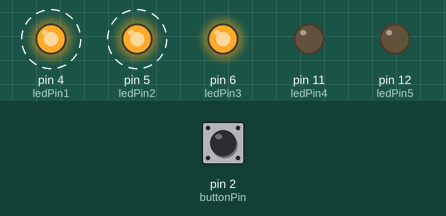
This sketch was run on a simulated Arduino Uno, built with avr-gcc and run on an emulated ATmega328P. Parts: output pins drawn as LEDs (lit = HIGH). Dashed ring = blinking. The test bench sets the inputs (shaded band); at power-on: pin 2 (buttonPin) LOW.

Above: at 4.8 s.
4.9 s: pin 2 (buttonPin) pulled HIGH for 2.35 s
At 6.6 s:
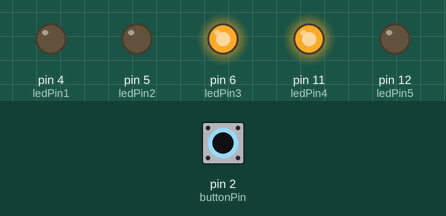
11.5 s: pin 2 (buttonPin) driven HIGH
At 12.3 s:
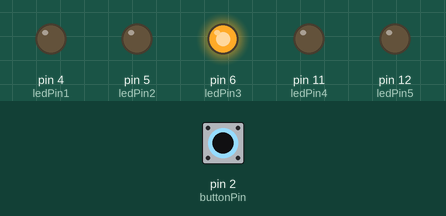
17.5 s: pin 2 (buttonPin) driven LOW
At 18.8 s:
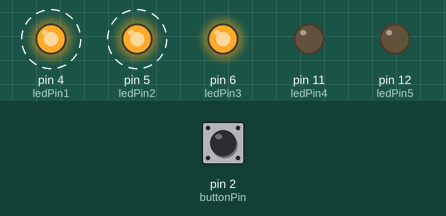
23.5 s: pin 2 (buttonPin) driven HIGH
At 32.4 s:
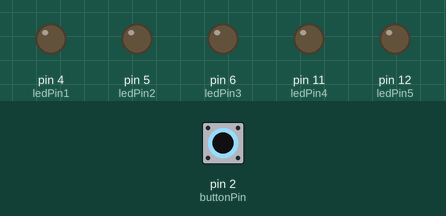
Timing chart, 0 to 36.5 s (numbered marks = the images above; inputs shaded):
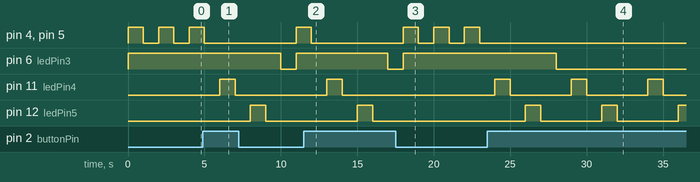

The sketch:

praktical.ino
```cpp
const int buttonPin = 2;
const int ledPin1 = 4;
const int ledPin2 = 5;
const int ledPin3 = 6;
const int ledPin4 = 11;
const int ledPin5 = 12;
int buttonState = 0;

void setup() {
  // put your setup code here, to run once:
  pinMode(ledPin1, OUTPUT);
  pinMode(ledPin2, OUTPUT);
  pinMode(ledPin3, OUTPUT);
  pinMode(ledPin4, OUTPUT);
  pinMode(ledPin5, OUTPUT);
  pinMode(buttonPin, INPUT);


}
void button1() {
  digitalWrite(ledPin4, HIGH);
  delay(1000);
  digitalWrite(ledPin4, LOW);
  delay(1000);
  digitalWrite(ledPin5, HIGH);
  delay(1000);
  digitalWrite(ledPin5, LOW);
  delay(1000);

}
void low() {
  digitalWrite(ledPin3,HIGH);
  digitalWrite(ledPin1, HIGH);
  digitalWrite(ledPin2, HIGH);
  delay(1000);
  digitalWrite(ledPin1, LOW);
  digitalWrite(ledPin2, LOW);
  delay(1000);


}

void loop() {
  // put your main code here, to run repeatedly:
  buttonState = digitalRead(buttonPin);
  if(buttonState == HIGH){
    button1();
    digitalWrite(ledPin3, LOW);
    delay(1000);
  } else {
    low();
  }

}
```

Measured:
- after the input at 4.9 s, pin 6 (ledPin3): HIGH → LOW after 5.1 s, → HIGH 1.0 s later; pin 11 (ledPin4): LOW → HIGH after 1.1 s, → LOW 1.0 s later; pin 12 (ledPin5): LOW → HIGH after 3.1 s, → LOW 1.0 s later
- after the input at 11.5 s, pin 4 (ledPin1), pin 5 (ledPin2): goes on until 12.0 s, then stays LOW; pin 6 (ledPin3): HIGH → LOW after 5.5 s; pin 11 (ledPin4): LOW → HIGH after 1.5 s, → LOW 1.0 s later; pin 12 (ledPin5): LOW → HIGH after 3.5 s, → LOW 1.0 s later
- after the input at 17.5 s, pin 4 (ledPin1), pin 5 (ledPin2): alternates HIGH for 1.0 s and LOW for 1.0 s, starting after 0.50 s; pin 6 (ledPin3): LOW → HIGH after 0.50 s; pin 11 (ledPin4): stays LOW (without the input it goes to HIGH after 0.50 s); pin 12 (ledPin5): stays LOW (without the input it goes to HIGH after 2.5 s)
- after the input at 23.5 s, pin 4 (ledPin1), pin 5 (ledPin2): stops changing and stays LOW; pin 6 (ledPin3): HIGH → LOW after 4.5 s; pin 11 (ledPin4): alternates HIGH for 1.0 s and LOW for 4.0 s, starting after 0.50 s; pin 12 (ledPin5): alternates HIGH for 1.0 s and LOW for 4.0 s, starting after 2.5 s
